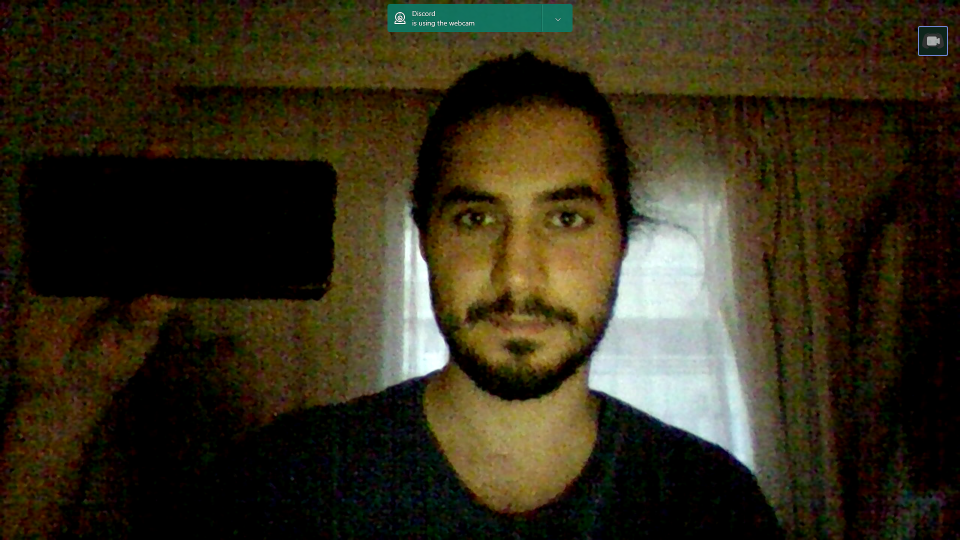
//> input picture Hw3_UckunFA/images/2.png, 1920 x 1080 px (shown at 1/2 size)
$ ./main   (built with g++ and OpenCV 4)
//> lines starting //> are read from the running program, lines starting //| are printed output that depends on the picture
### Hw3_UckunFA/methods.h
#include <iostream>
#include <opencv2/opencv.hpp>
#include <opencv2/xfeatures2d.hpp>


using namespace cv;
using namespace std;
using namespace cv::xfeatures2d;


class methods
{
public:
	void sift(Mat image);
	void harris(Mat image);
	void hough(Mat image);
	void bow();

private:
	Mat superposed_image, descriptor;
	vector<KeyPoint> keypoints;

	Ptr<SIFT> sift_detector = SIFT::create();
	Ptr<HarrisLaplaceFeatureDetector> harris_detector = HarrisLaplaceFeatureDetector::create();
};

### Hw3_UckunFA/main.cpp
// EE576_HW3.cpp : This file contains the 'main' function. Program execution begins and ends there.
// Fehmi Ayberk U鏺un
// 2015401009

#include "methods.h"
#include <iostream>
#include <opencv2/opencv.hpp>
#include <opencv2/xfeatures2d.hpp>


using namespace cv;
using namespace std;
using namespace cv::xfeatures2d;

int main()
{
    int question;
    string method;
    Mat image;
    methods x;

    // Read the image.
    image = imread("images/2.png", CV_LOAD_IMAGE_GRAYSCALE);
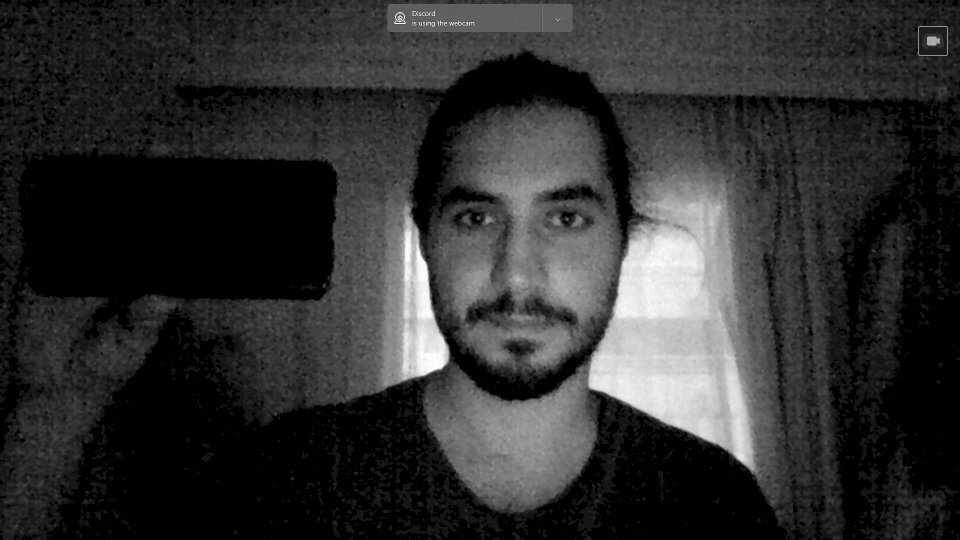
//> image: 1080 rows x 1920 cols, CV_8UC1 (shown at 1/2 size); min 0, max 255, mean 48

    // Resize it.
    resize(image, image, Size(720, 720));
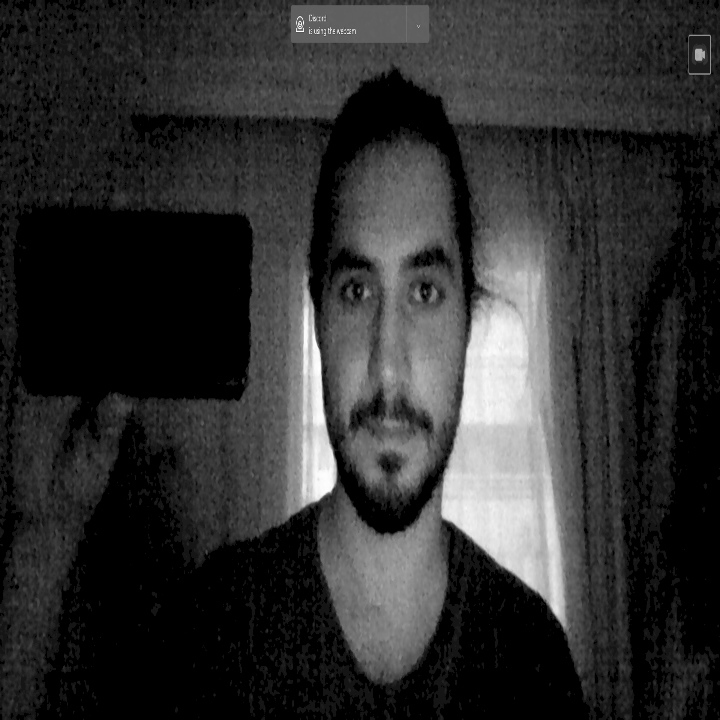
//> image: 720 rows x 720 cols, CV_8UC1; min 0, max 255, mean 48

    imshow("Original", image);
    waitKey(0);

    // Pick a question.
    cout << "Choose a question. (1, 2 or 3)" << endl;
    cin >> question;
//> the answer given: 1

    if (question == 1)
    {
        cout << "Harris or SIFT?" << endl;
        cin >> method;
//> the answer given: images/2.png

        if (method == "SIFT")
        {
            x.sift(image);
        }

        else if(method == "Harris")
        {
            x.harris(image);
        }
    }

    else if (question == 2)
    {
        x.hough(image);
    }

    else if (question == 3)
    {
        x.bow();
    }

    return 0;
}
